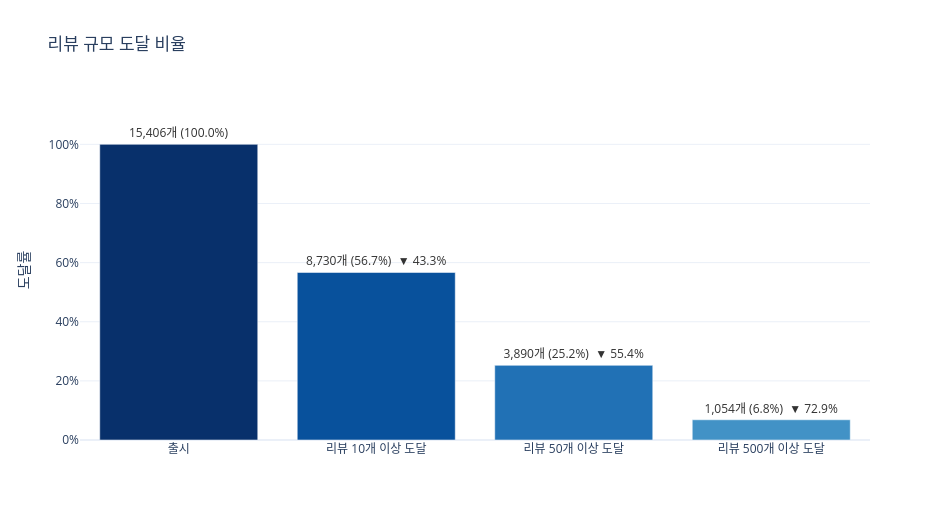

The notebook cell this image was saved under:
### Code cell
funnel_summary["text_label"] = funnel_summary.apply(
    lambda row: f"{row['count_label']} ({row['reach_label']})"
    + (f"  {row['drop_label']}" if row["drop_label"] else ""),
    axis=1,
)

fig = go.Figure()
colors = px.colors.sequential.Blues_r[:len(funnel_summary)]

fig.add_trace(
    go.Bar(
        x=funnel_summary["step"].astype(str).tolist(),
        y=funnel_summary["reach_rate"].tolist(),
        text=funnel_summary["text_label"].tolist(),
        textposition="outside",
        textfont=dict(size=12, color="#333333"),
        cliponaxis=False,
        marker_color=colors,
        customdata=funnel_summary[["step_description", "game_count", "reach_rate", "step_conversion_rate", "drop_rate"]].values,
        hovertemplate=(
            "<b>%{x}</b><br>"
            "%{customdata[0]}<br>"
            "게임 수: %{customdata[1]:,}<br>"
            "모집단 대비 도달률: %{customdata[2]:.1f}%<br>"
            "전 단계 대비 전환율: %{customdata[3]:.1f}%<br>"
            "전 단계 대비 감소율: %{customdata[4]:.1f}%<br>"
            "<extra></extra>"
        ),
    )
)

fig.update_layout(
    template="plotly_white",
    title="리뷰 규모 도달 비율",
    width=950,
    height=520,
    showlegend=False,
    xaxis=dict(
        title="",
        categoryorder="array",
        categoryarray=FUNNEL_ORDER,
    ),
    yaxis=dict(title="도달률", ticksuffix="%", range=[0, 115]),
)

fig.show()

### Figure 1 — Plotly figure (JSON) as saved in the notebook; plotly's stock layout.template omitted (floating-point values rounded to 4 significant figures)
{"data": [{"cliponaxis": false, "customdata": [["steam_indie_games_graded + steam_indie_games_silence", 15406, 100, null, null], ["total_reviews >= 10", 8730, 56.67, 56.67, 43.33], ["total_reviews >= 50", 3890, 25.25, 44.56, 55.44], ["total_reviews >= 500", 1054, 6.841, 27.1, 72.9]], "hovertemplate": "<b>%{x}</b><br>%{customdata[0]}<br>게임 수: %{customdata[1]:,}<br>모집단 대비 도달률: %{customdata[2]:.1f}%<br>전 단계 대비 전환율: %{customdata[3]:.1f}%<br>전 단계 대비 감소율: %{customdata[4]:.1f}%<br><extra></extra>", "marker": {"color": ["rgb(8,48,107)", "rgb(8,81,156)", "rgb(33,113,181)", "rgb(66,146,198)"]}, "text": ["15,406개 (100.0%)", "8,730개 (56.7%)  ▼ 43.3%", "3,890개 (25.2%)  ▼ 55.4%", "1,054개 (6.8%)  ▼ 72.9%"], "textfont": {"color": "#333333", "size": 12}, "textposition": "outside", "type": "bar", "x": ["출시", "리뷰 10개 이상 도달", "리뷰 50개 이상 도달", "리뷰 500개 이상 도달"], "y": [100, 56.67, 25.25, 6.841]}], "layout": {"height": 520, "showlegend": false, "title": {"text": "리뷰 규모 도달 비율"}, "width": 950, "xaxis": {"categoryarray": ["출시", "리뷰 10개 이상 도달", "리뷰 50개 이상 도달", "리뷰 500개 이상 도달"], "categoryorder": "array", "title": {"text": ""}}, "yaxis": {"range": [0, 115], "ticksuffix": "%", "title": {"text": "도달률"}}}}
